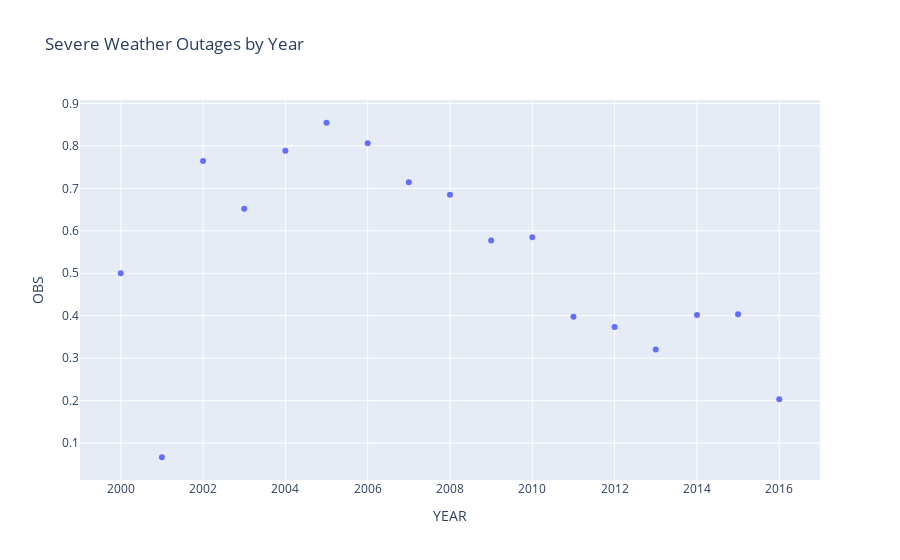

The notebook cell saved with this chart:
### Code cell
weather_year = formated_data[formated_data['CAUSE.CATEGORY'] == 'severe weather'].groupby('YEAR').count()['OBS'] / formated_data.groupby('YEAR').count()['OBS']
px.scatter(weather_year, x=weather_year.index, y='OBS', title='Severe Weather Outages by Year').show()

### Figure 1 — Plotly figure (JSON) as saved in the notebook; plotly's stock layout.template omitted (floating-point values rounded to 4 significant figures)
{"data": [{"hovertemplate": "YEAR=%{x}<br>OBS=%{y}<extra></extra>", "legendgroup": "", "marker": {"color": "#636efa", "symbol": "circle"}, "mode": "markers", "name": "", "orientation": "v", "showlegend": false, "type": "scatter", "x": [2000, 2001, 2002, 2003, 2004, 2005, 2006, 2007, 2008, 2009, 2010, 2011, 2012, 2013, 2014, 2015, 2016], "xaxis": "x", "y": [0.5, 0.06667, 0.7647, 0.6522, 0.7887, 0.8545, 0.806, 0.7143, 0.6847, 0.5769, 0.5849, 0.3978, 0.3736, 0.3203, 0.4018, 0.4034, 0.2034], "yaxis": "y"}], "layout": {"legend": {"tracegroupgap": 0}, "title": {"text": "Severe Weather Outages by Year"}, "xaxis": {"anchor": "y", "domain": [0, 1], "title": {"text": "YEAR"}}, "yaxis": {"anchor": "x", "domain": [0, 1], "title": {"text": "OBS"}}}}
